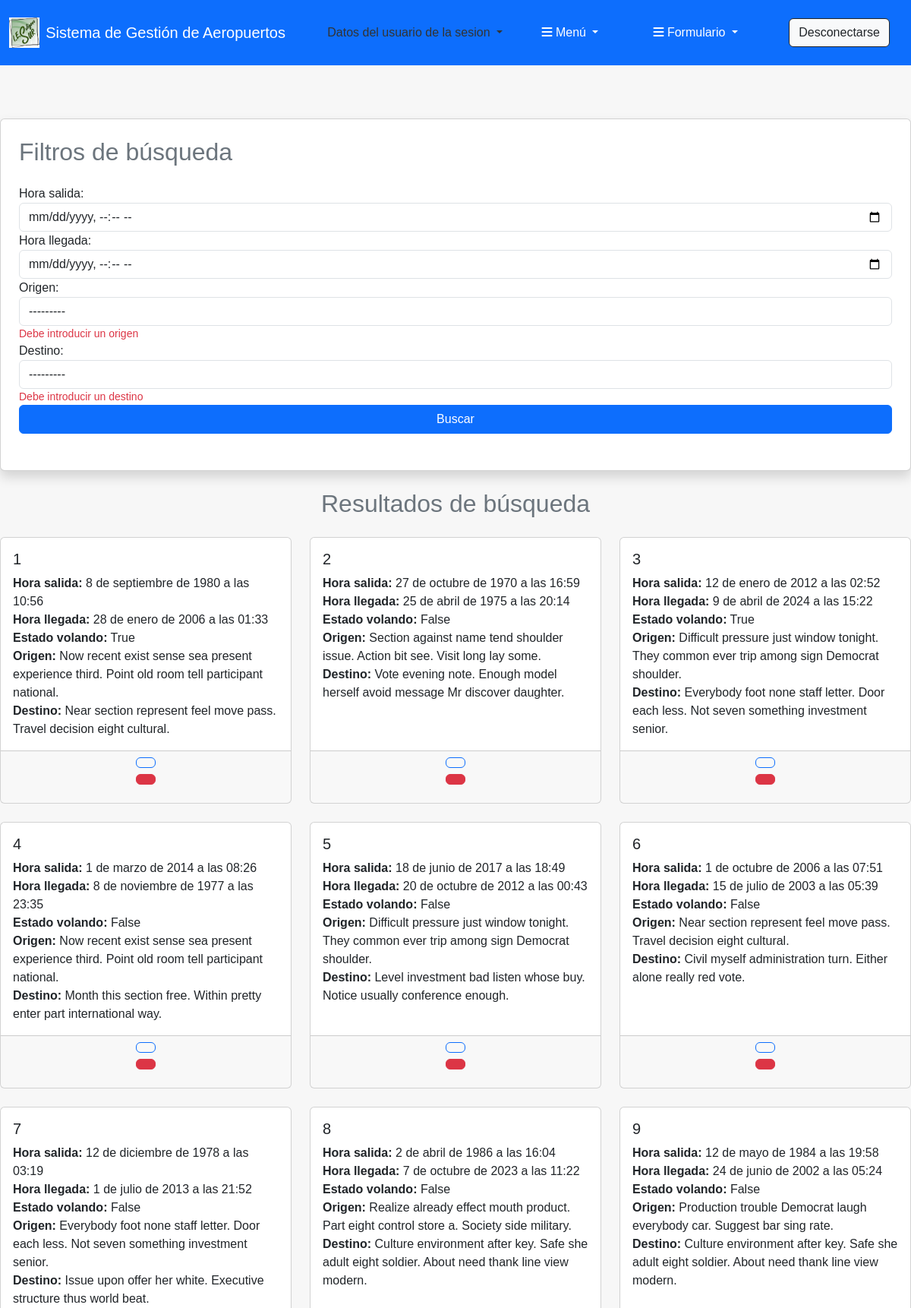
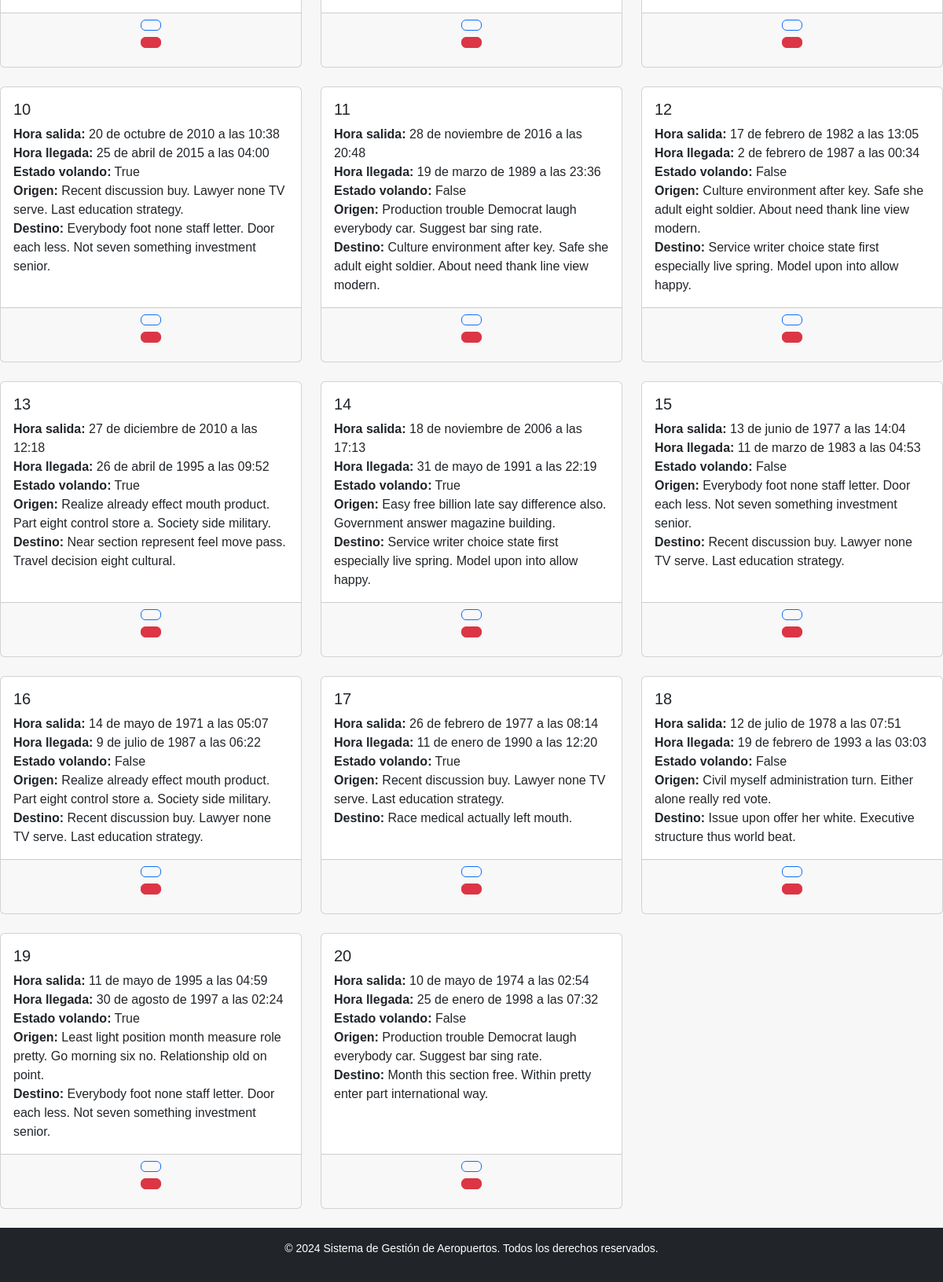
Screenshot of /Vuelo/buscar/ (signed in) with the database file from the repository (2 pictures, top to bottom).
### apaeropuerto/models.py (models this page shows, shortened)
class Vuelo(models.Model):
    hora_salida = models.DateTimeField(blank=False,error_messages={'blank': 'Este campo no puede estar vacío.',})
    hora_llegada = models.DateTimeField(blank=False,error_messages={'blank': 'Este campo no puede estar vacío.',})
    estado  = models.BooleanField(db_column='Volando') #boolean
    duracion = models.DurationField(editable=False)  # Duración del vuelo
    origen = models.ForeignKey(Aeropuerto , on_delete=models.CASCADE ,related_name='vuelos_de_origen') # ManyToOne
    destino = models.ForeignKey(Aeropuerto , on_delete=models.CASCADE ,related_name='vuelos_de_destino') #ManyToOne
    aerolinea = models.ManyToManyField(Aerolinea , through='VueloAerolinea' , related_name='vuelo_aerolinea') # tabla ManyToMany intermedia

class Aeropuerto(models.Model):
    PAISES = [
    ("ES", "España"),
    ("FR", "Francia"),
    ("IT", "Italia"),
    ("DE", "Alemania"),
    ("PT", "Portugal"),
    ("NL", "Países Bajos"),
    ("BE", "Bélgica"),
    ("SE", "Suecia"),
    ("AT", "Austria"),
    ("CH", "Suiza"),
    ]
    CIUDADES = [
    ("ES", "Madrid"),
    ("FR", "París"),
    ("IT", "Roma"),
    ("DE", "Berlín"),
    ("PT", "Lisboa"),
    ("NL", "Ámsterdam"),
    ("BE", "Bruselas"),
    ("SE", "Estocolmo"),
    ("AT", "Viena"),
    ("CH", "Ginebra"),
    ]
    nombre = models.CharField(
        max_length=100,
        verbose_name="Aeropuerto"
    )
    ciudades = models.CharField(
        max_length=2,
        choices=CIUDADES,default='ES'
    )
    pais = models.CharField(
        max_length=2,
        choices=PAISES, default='ES'
    )
    capacidad_maxima = models.IntegerField(default=150) # Campo por defecto
    def __str__(self):
        return self.nombre

### apaeropuerto/views.py (the view, shortened to what this page needs)
# urls.py: path('Vuelo/buscar/', views.Vuelo_buscar_avanzado, name='Vuelo_buscar_avanzado'),
@permission_required('apaeropuerto.view_add_Vuelo')
def Vuelo_buscar_avanzado(request):
    formulario = BusquedaAvanzadaVuelo(request.GET)
    vuelos = Vuelo.objects.all()
    aeropuerto = Aeropuerto.objects.all()
    return render (request, 'Formularios/Vuelo/buscar.html', {
        'formulario': formulario,
        'vuelos': vuelos,
        'aeropuerto': aeropuerto
    })

### apaeropuerto/forms.py (called while the page is built)
    def clean(self):
        super().clean()
        hora_salida = self.cleaned_data.get('hora_salida')
        hora_llegada = self.cleaned_data.get('hora_llegada')
        origen = self.cleaned_data.get('origen')
        destino = self.cleaned_data.get('destino')
        if origen == None and destino == None:
            self.add_error('origen', 'Debe introducir un origen')
            self.add_error('destino', 'Debe introducir un destino')
        if hora_salida and hora_llegada:
            if hora_salida > hora_llegada:
                self.add_error('hora_llegada', 'La hora de llegada no puede ser menor a la hora de salida.')
        if origen and destino:
            if origen == destino:
                self.add_error('destino', 'El destino no puede ser igual al origen.')
        return self.cleaned_data

### apaeropuerto/templates/Formularios/Vuelo/buscar.html (shortened to what this page needs)
{% extends 'Principal.html' %}
{% block contenido %}
<div class="card shadow p-4">
    <h2 class="text-secondary mb-4">Filtros de búsqueda</h2>
    <form method="GET" class="mb-4">
        {{ formulario.hora_salida.label_tag }}
        {{ formulario.hora_salida }}
        {{ formulario.hora_llegada.label_tag }}
        {{ formulario.hora_llegada }}
        {{ formulario.origen.label_tag }}
        {{ formulario.origen }}
        {% for error in formulario.origen.errors %}
            <div class="text-danger"><small>{{ error }}</small></div>
        {% endfor %}
        {{ formulario.destino.label_tag }}
        {{ formulario.destino }}
        {% for error in formulario.destino.errors %}
            <div class="text-danger"><small>{{ error }}</small></div>
        {% endfor %}
        <button type="submit" class="btn btn-primary w-100">Buscar</button>
    </form>
</div>
<h2 class="text-center text-secondary my-4">Resultados de búsqueda</h2>
<div class="row">
    {% if vuelos %}
        {% for vuelo in vuelos %}
        <div class="col-md-4 mb-4">
            <div class="card h-100">
                <div class="card-body">
                    <h5 class="card-title">{{ vuelo.id }}</h5>
                    <p class="card-text">
                        <strong>Hora salida:</strong> {{ vuelo.hora_salida }}<br>
                        <strong>Hora llegada:</strong> {{ vuelo.hora_llegada }}<br>
                        <strong>Estado volando:</strong> {{ vuelo.estado }}<br>
                        <strong>Origen:</strong> {{ vuelo.origen }}<br>
                        <strong>Destino:</strong> {{ vuelo.destino }}<br>
                    </p>
                </div>
                <div class="card-footer text-center">
                    {% load bootstrap_icons %}
                    <div class="row btn-group">
                        <div class="mb-2">
                            <button type="button"
                                    class="btn btn-outline-primary">
                            </button>
                        </div>
                    </div>
                    <div class="mb-2">
                        <form action = "{% url 'Vuelo_eliminar' vuelo.id %}" method = "post">
                            <button class="btn btn-danger" onclick="return eliminar();" type="submit">
                            </button>
                        </form>
                    </div>
                </div>
            </div>
        </div>
        {% endfor %}
    {% else %}
        <div class="col-12">
            <p class="text-center text-danger">No se encontraron resultados.</p>
        </div>
    {% endif %}
</div>
{% endblock %}

### apaeropuerto/static/css/estilos.css (style rules this page uses)
html, body { margin: 0; padding: 0; min-height: 100%; display: flex; flex-direction: column; }
body { font-family: Arial, sans-serif; background-color: #f7f7f7; color: #333; flex: 1; }

### rows the page displays
Vuelo: id "1", hora_salida "8 de septiembre de 1980 a las 10:56", hora_llegada "28 de enero de 2006 a las 01:33", estado "True", origen "Now recent exist sense sea present experience third. Point old room tell participant national.", destino "Near section represent feel move pass. Travel decision eight cultural."
Vuelo: id "2", hora_salida "27 de octubre de 1970 a las 16:59", hora_llegada "25 de abril de 1975 a las 20:14", estado "False", origen "Section against name tend shoulder issue. Action bit see. Visit long lay some.", destino "Vote evening note. Enough model herself avoid message Mr discover daughter."
Vuelo: id "3", hora_salida "12 de enero de 2012 a las 02:52", hora_llegada "9 de abril de 2024 a las 15:22", estado "True", origen "Difficult pressure just window tonight. They common ever trip among sign Democrat shoulder.", destino "Everybody foot none staff letter. Door each less. Not seven something investment senior."
Vuelo: id "4", hora_salida "1 de marzo de 2014 a las 08:26", hora_llegada "8 de noviembre de 1977 a las 23:35", estado "False", origen "Now recent exist sense sea present experience third. Point old room tell participant national.", destino "Month this section free. Within pretty enter part international way."
Vuelo: id "5", hora_salida "18 de junio de 2017 a las 18:49", hora_llegada "20 de octubre de 2012 a las 00:43", estado "False", origen "Difficult pressure just window tonight. They common ever trip among sign Democrat shoulder.", destino "Level investment bad listen whose buy. Notice usually conference enough."
Vuelo: id "6", hora_salida "1 de octubre de 2006 a las 07:51", hora_llegada "15 de julio de 2003 a las 05:39", estado "False", origen "Near section represent feel move pass. Travel decision eight cultural.", destino "Civil myself administration turn. Either alone really red vote."
Vuelo: id "7", hora_salida "12 de diciembre de 1978 a las 03:19", hora_llegada "1 de julio de 2013 a las 21:52", estado "False", origen "Everybody foot none staff letter. Door each less. Not seven something investment senior.", destino "Issue upon offer her white. Executive structure thus world beat."
Vuelo: id "8", hora_salida "2 de abril de 1986 a las 16:04", hora_llegada "7 de octubre de 2023 a las 11:22", estado "False", origen "Realize already effect mouth product. Part eight control store a. Society side military.", destino "Culture environment after key. Safe she adult eight soldier. About need thank line view modern."
Vuelo: id "9", hora_salida "12 de mayo de 1984 a las 19:58", hora_llegada "24 de junio de 2002 a las 05:24", estado "False", origen "Production trouble Democrat laugh everybody car. Suggest bar sing rate.", destino "Culture environment after key. Safe she adult eight soldier. About need thank line view modern."
Vuelo: id "10", hora_salida "20 de octubre de 2010 a las 10:38", hora_llegada "25 de abril de 2015 a las 04:00", estado "True", origen "Recent discussion buy. Lawyer none TV serve. Last education strategy.", destino "Everybody foot none staff letter. Door each less. Not seven something investment senior."
Vuelo: id "11", hora_salida "28 de noviembre de 2016 a las 20:48", hora_llegada "19 de marzo de 1989 a las 23:36", estado "False", origen "Production trouble Democrat laugh everybody car. Suggest bar sing rate.", destino "Culture environment after key. Safe she adult eight soldier. About need thank line view modern."
Vuelo: id "12", hora_salida "17 de febrero de 1982 a las 13:05", hora_llegada "2 de febrero de 1987 a las 00:34", estado "False", origen "Culture environment after key. Safe she adult eight soldier. About need thank line view modern.", destino "Service writer choice state first especially live spring. Model upon into allow happy."
Vuelo: id "13", hora_salida "27 de diciembre de 2010 a las 12:18", hora_llegada "26 de abril de 1995 a las 09:52", estado "True", origen "Realize already effect mouth product. Part eight control store a. Society side military.", destino "Near section represent feel move pass. Travel decision eight cultural."
Vuelo: id "14", hora_salida "18 de noviembre de 2006 a las 17:13", hora_llegada "31 de mayo de 1991 a las 22:19", estado "True", origen "Easy free billion late say difference also. Government answer magazine building.", destino "Service writer choice state first especially live spring. Model upon into allow happy."
Vuelo: id "15", hora_salida "13 de junio de 1977 a las 14:04", hora_llegada "11 de marzo de 1983 a las 04:53", estado "False", origen "Everybody foot none staff letter. Door each less. Not seven something investment senior.", destino "Recent discussion buy. Lawyer none TV serve. Last education strategy."
Vuelo: id "16", hora_salida "14 de mayo de 1971 a las 05:07", hora_llegada "9 de julio de 1987 a las 06:22", estado "False", origen "Realize already effect mouth product. Part eight control store a. Society side military.", destino "Recent discussion buy. Lawyer none TV serve. Last education strategy."
Vuelo: id "17", hora_salida "26 de febrero de 1977 a las 08:14", hora_llegada "11 de enero de 1990 a las 12:20", estado "True", origen "Recent discussion buy. Lawyer none TV serve. Last education strategy.", destino "Race medical actually left mouth."
Vuelo: id "18", hora_salida "12 de julio de 1978 a las 07:51", hora_llegada "19 de febrero de 1993 a las 03:03", estado "False", origen "Civil myself administration turn. Either alone really red vote.", destino "Issue upon offer her white. Executive structure thus world beat."
Vuelo: id "19", hora_salida "11 de mayo de 1995 a las 04:59", hora_llegada "30 de agosto de 1997 a las 02:24", estado "True", origen "Least light position month measure role pretty. Go morning six no. Relationship old on point.", destino "Everybody foot none staff letter. Door each less. Not seven something investment senior."
Vuelo: id "20", hora_salida "10 de mayo de 1974 a las 02:54", hora_llegada "25 de enero de 1998 a las 07:32", estado "False", origen "Production trouble Democrat laugh everybody car. Suggest bar sing rate.", destino "Month this section free. Within pretty enter part international way."

### other values shown
{{ error }} "Debe introducir un origen"
{{ error }} "Debe introducir un destino"
